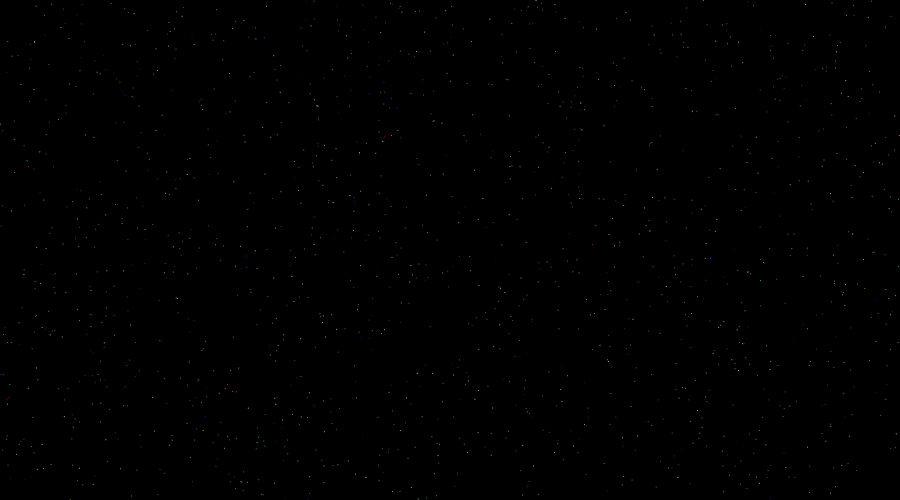
Frame 1 (no input)
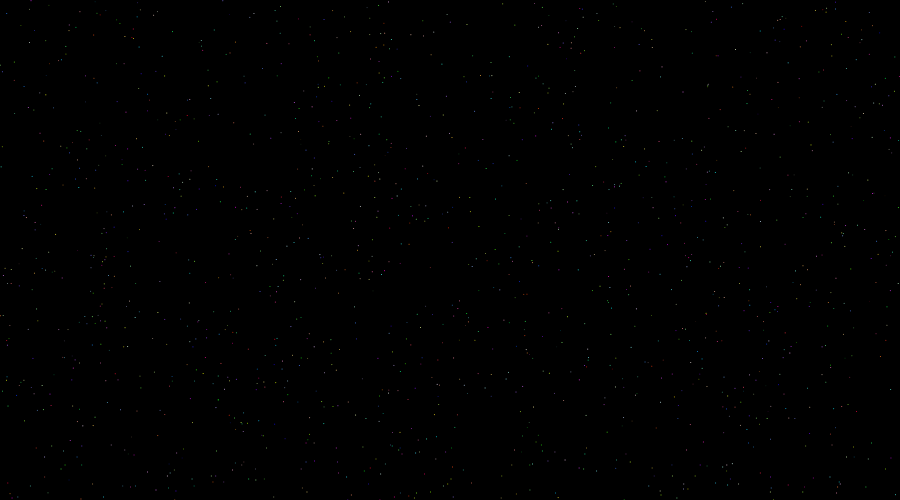
Frame 60 (the mouse pressed at the canvas centre just before this capture)
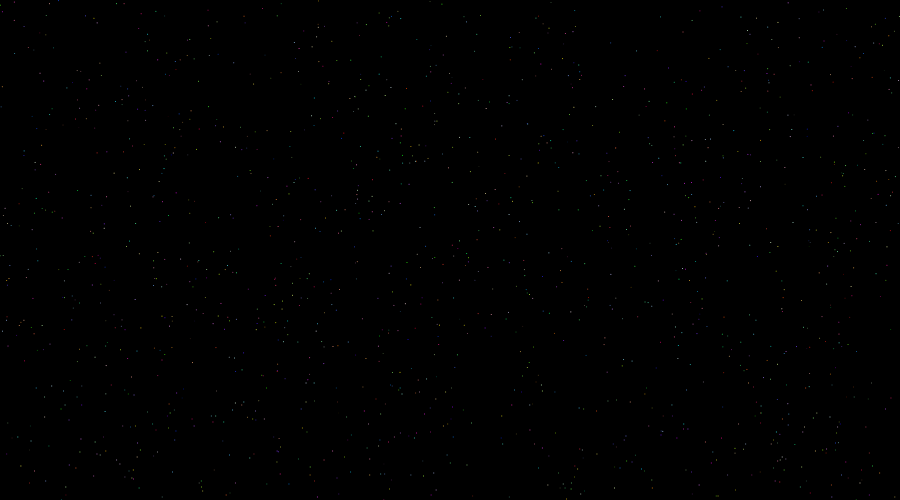
Frame 120 (the mouse held since frame 60 and released just before this capture)

The Processing sketch that drew these frames (run headless with seeded random() and noise(); from frame 60 on, the mouse is pressed at the canvas centre):

// Processing sketch: processing_113690
// ── processing_113690.pde

float w = 900;
float h = 500;
int num = 1500;
bubble[] b1 = new bubble[num];


void setup() {
  noStroke();
  size(900, 500);
  for (int i = 0; i < num; i++) {
    b1[i] = new bubble(random(w), random(h));
  }
}

void draw() {

  background(0);
  for (int i = 0; i < num; i++) {
    b1[i].drawBubble();
    for (int j = i+1; j < num; j++) {

      b1[i].collide(b1[j]);
    }
  }
}

void keyPressed() {
  if (keyCode == RIGHT) {
    for (int i = 0; i < num; i++) {
      b1[i].x += 10;
      b1[i].xspd++;
    }
  }
  if (keyCode == LEFT) {
    for (int i = 0; i < num; i++) {
      b1[i].x -= 10;
    }
  }
}

class bubble {
  float x;
  float y;
  float sz;
  float yspd = 1;
  float xspd = 0;

  bubble(float _x, float _y) {
    x = _x;
    y = _y;
    sz = 1;
  } 

  void drawBubble() {
    display();
    fill(random(255), random(255), random(255));
    move();
  }

  void move() {
    x+=xspd;
    y-= yspd;
    if (y<0) {
      y=height;
    }
    if (x>width){
     x = 0; 
    }
    if (x<0){
      x=width;
    }
  }

  void display() {
    ellipse(x, y, sz, sz);
  }
  
  void collide(bubble other) {
    if (dist(x, y, other.x, other.y) < sz*2) {
      other.yspd = -other.yspd;
      xspd = 1;
    }
  }
}
